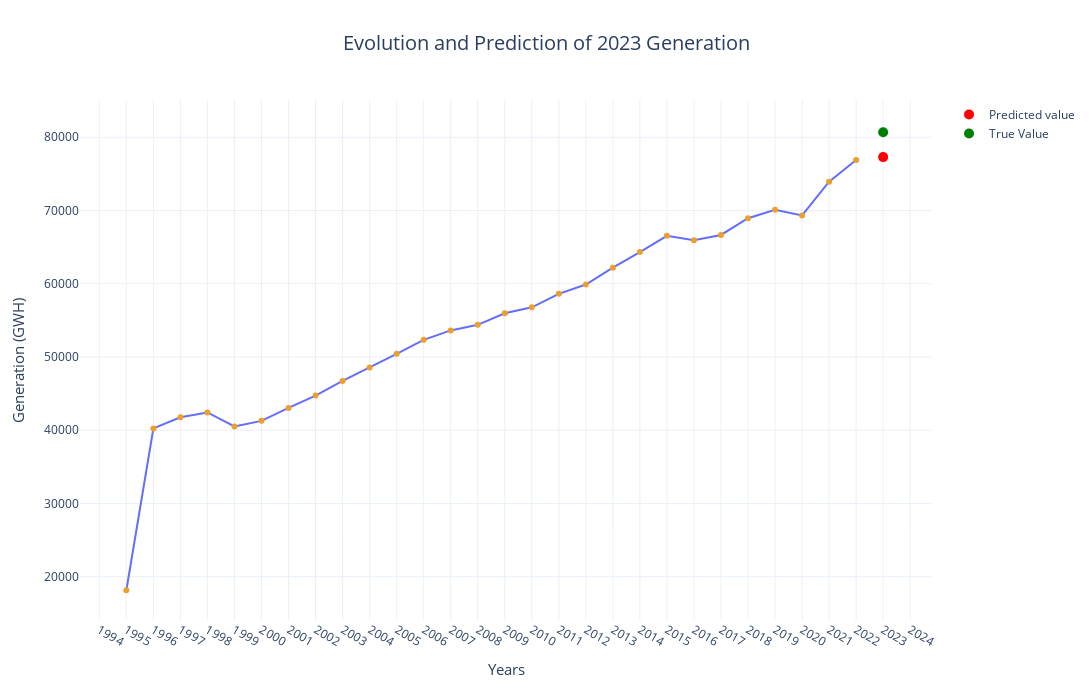

This figure's notebook cell:
### Markdown cell above
## **5. Modelo de Regresión**   

### **5.1. Modelo de regresión lineal para predicción futura de generación eléctrica.**

**Proceso:**

1. **Inicialización y ajuste del modelo:**
   - Se utiliza el modelo de regresión lineal (`LinearRegression()`) para ajustar los datos históricos de generación eléctrica. El modelo se ajusta a los valores de la columna "Fecha" (año) y "Total" (generación en GWH).
   
2. **Predicción para el año 2023:**
   - Se realiza una predicción para la generación eléctrica en el año 2023 usando el modelo ajustado.

3. **Visualización con Plotly:**
   - Se genera un gráfico de líneas con `plotly` que muestra la evolución de la generación eléctrica a lo largo de los años. Se incluye un marcador para la predicción de 2023 (en rojo) y el valor verdadero de 2023 (en verde), mostrando la comparación visual entre ambos.

4. **Visualización con Seaborn:**
   - Se genera un gráfico de líneas y puntos usando `seaborn` para mostrar la evolución de la generación y la predicción de 2023. Se incluyen anotaciones para los valores de la predicción y el valor verdadero.

5. **Cálculo de la diferencia relativa:**
   - Se calcula y se imprime la diferencia porcentual entre la predicción del modelo y el valor real de la generación de 2023.

### Code cell
#1  Initialize the Linear Regression model
temp_reg = LinearRegression()

#1  Fit the model to the data
temp_reg.fit(np.array(data["Fecha"]).reshape(-1, 1), np.array(data["Total"]).reshape(-1, 1))

# 2 Predict the value for the year 2023
prediccion = temp_reg.predict(np.array(2023).reshape(1, -1)).item()

# Print the prediction for 2023
print(f"Prediction for 2023: {round(prediccion,2)} GWH")

#3 Plot the data using Plotly
fig = px.line(data, x='Fecha', y='Total', title='Evolution and Prediction of 2023 Generation ',
              labels={'Fecha': 'Years', 'Total': 'Generation (GWH)'}, markers=True)

#3 Update the trace marker color
fig.update_traces(marker=dict(color='#EBA02E'))

#3 Add the prediction point
fig.add_trace(go.Scatter(
    x=[2023], y=[prediccion],
    mode='markers', name='Predicted value',
    marker=dict(color='red', size=10)
))

#3 Add the true value point
fig.add_trace(go.Scatter(
    x=[2023], y=[80687.35],
    mode='markers', name='True Value',
    marker=dict(color='green', size=10)
))

#3 Update the layout
fig.update_layout(
    xaxis=dict(tickmode='linear'),
    yaxis=dict(tickformat=".0f"),
    template='plotly_white',
    title=dict(font=dict(size=20), x=0.5,  # Centring the title
        xanchor='center',),
    xaxis_title=dict(font=dict(size=15)),
    yaxis_title=dict(font=dict(size=15)),
    legend=dict(font=dict(size=12)),width=1400,height=700
)

# Show the plot
fig.show()

#4 Seaborn Plot for github visualization
plt.figure(figsize=(17,10))
sns.lineplot(x="Fecha",y="Total",data=data,marker='o')
sns.scatterplot(x=[2023],y=prediccion,color="red",label="Predicted Value 2023")
sns.scatterplot(x=[2023],y=80687.35,label="True Value (2023)")#dato verdadero sacado del dashboaard

plt.annotate(f'{prediccion:.2f} GWH', (2023, prediccion), textcoords="offset points", xytext=(0,10), ha='center')


plt.annotate(f'{80687.35:.2f} GWH', (2023, 80687.35), textcoords="offset points", xytext=(0,10), ha='center')
plt.grid(alpha=0.5)
plt.xticks(ticks=range(1995, 2024, 1), rotation=45)
plt.title('Evolution and Prediction of 2023 Generation ',fontsize=18)
plt.xlabel('Years')
plt.ylabel('Generation(GWH)')
plt.show()
#5
print(f"The value predicted by the linear regression model is {round(prediccion,2)} GWh (shown in red on the graph), while the actual value is 80,687.35 GWh (shown in green).")
print(f"the difference between the predicted value and the true value is: {round((80687.35-prediccion)/80687.35*100,2)} %")

### Figure 1 — Plotly figure (JSON) as saved in the notebook; plotly's stock layout.template omitted (floating-point values rounded to 4 significant figures)
{"data": [{"hovertemplate": "Years=%{x}<br>Generation (GWH)=%{y}<extra></extra>", "legendgroup": "", "line": {"color": "#636efa", "dash": "solid"}, "marker": {"color": "#EBA02E", "symbol": "circle"}, "mode": "markers+lines", "name": "", "orientation": "v", "showlegend": false, "type": "scatter", "x": [1995, 1996, 1997, 1998, 1999, 2000, 2001, 2002, 2003, 2004, 2005, 2006, 2007, 2008, 2009, 2010, 2011, 2012, 2013, 2014, 2015, 2016, 2017, 2018, 2019, 2020, 2021, 2022], "xaxis": "x", "y": [18148, 40249, 41768, 42422, 40514, 41277, 43048, 44734, 46735, 48563, 50431, 52340, 53627, 54395, 55965, 56787, 58621, 59891, 62197, 64328, 66548, 65943, 66667, 68947, 70114, 69324, 73933, 76908], "yaxis": "y"}, {"marker": {"color": "red", "size": 10}, "mode": "markers", "name": "Predicted value", "type": "scatter", "x": [2023], "y": [77290.0]}, {"marker": {"color": "green", "size": 10}, "mode": "markers", "name": "True Value", "type": "scatter", "x": [2023], "y": [80690.0]}], "layout": {"height": 700, "legend": {"font": {"size": 12}, "tracegroupgap": 0}, "title": {"font": {"size": 20}, "text": "Evolution and Prediction of 2023 Generation ", "x": 0.5, "xanchor": "center"}, "width": 1400, "xaxis": {"anchor": "y", "domain": [0, 1], "tickmode": "linear", "title": {"font": {"size": 15}, "text": "Years"}}, "yaxis": {"anchor": "x", "domain": [0, 1], "tickformat": ".0f", "title": {"font": {"size": 15}, "text": "Generation (GWH)"}}}}
